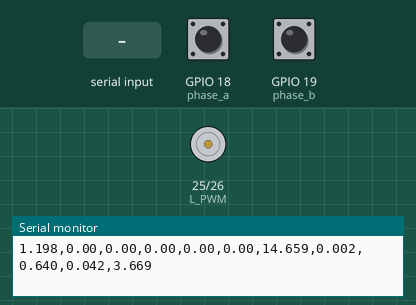
This sketch was run on a simulated ESP32. Shown: motor-driver pin pairs drawn as motors (green arrow = first pin HIGH = forward, orange = second pin HIGH = backward, longer = more drive), the last lines printed to the serial monitor. The test bench sets the inputs (shaded band); at power-on: GPIO 18 (phase_a) HIGH, GPIO 19 (phase_b) HIGH.

Above: at 1.2 s.
1.3 s: "1\n" received over Serial
At 2.06 s:
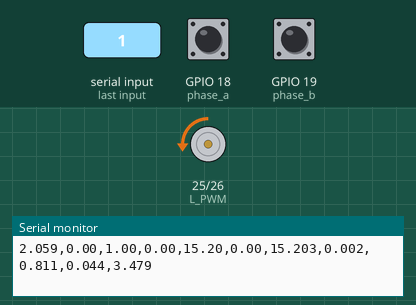
4.3 s: GPIO 18 (phase_a) pulled LOW for 0.15 s
At 6.8 s:
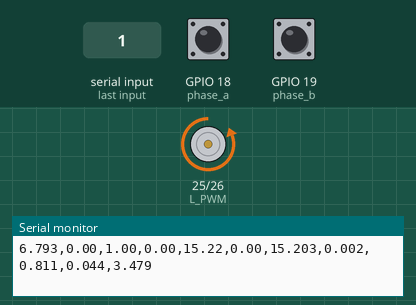
Timing chart, 0 to 8.3 s (numbered marks = the images above; inputs shaded):
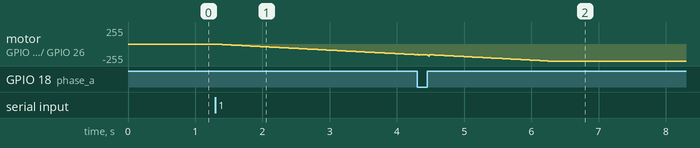

The sketch:

ANN_PID.ino
```cpp
// ==================== CHÂN KẾT NỐI ====================
const uint8_t R_PWM = 26;
const uint8_t L_PWM = 25;
const uint8_t phase_a = 18;
const uint8_t phase_b = 19;

// ==================== BIẾN TOÀN CỤC ====================
volatile long pulse = 0;
volatile float setpoint = 0;

// PID vị trí (vòng ngoài) - GIÁ TRỊ NÀY SẼ BỊ GHI ĐÈ BỞI ANN
volatile float kp_pos = 1, ki_pos = 1, kd_pos = 1;

// PID vận tốc (vòng trong) - GIÁ TRỊ NÀY SẼ BỊ GHI ĐÈ BỞI ANN
volatile float kp_vel = 1, ki_vel = 1, kd_vel = 0; // kd_vel không được ANN tính, giữ nguyên 0

// Biến trung gian
volatile float pos_now = 0, pos_prev = 0;
volatile float velocityReq = 0, current_vel = 0;
volatile float output = 0, pwm = 0;
volatile float error_pos = 0, error_pos_prev = 0;
volatile float error_vel = 0, error_vel_prev = 0;
volatile float integral_pos = 0, integral_vel = 0;
volatile float pos_vel_cal = 0, delta_error_vel = 0;
volatile float delta_error_pos = 0;
volatile float Delta = 0.01; // Ts = 10ms mặc định
unsigned long last_time = 0;
String inputString = "";
bool newData = false;

// ==================== NGẮT ENCODER ====================
void IRAM_ATTR encoderISR() {
  if (digitalRead(phase_a) == digitalRead(phase_b))
    pulse--;
  else
    pulse++;
}

float VelCalculate(float Pos_now, float delta) {
  float Current_vel = (Pos_now / 200) / delta * 60;
  return Current_vel;
}


// ==================== NORMALIZATION & ANN ====================
const int n_inputs = 4;
// CÁC GIÁ TRỊ CHUẨN HÓA MỚI ĐÃ CẬP NHẬT
float x_mean[n_inputs] = {57.86237565, -19.95368601, -3.49094143, -2.98063114};
float x_std[n_inputs]  = {11214.51364636, 729.25088412, 305.74467692, 267.05022006};

const float NORM_EPS = 1e-8;

void normalize(float input[4], float output[4]) {
  for(int i=0;i<4;i++){
    output[i] = (input[i] - x_mean[i]) / (x_std[i] + NORM_EPS);
  }
}

// --- Layer 0 ---
const int L0_IN = 4;
const int L0_OUT = 8;
float W0[L0_IN][L0_OUT] = {
    { 0.03182799, 0.01378257, 0.00715465, -1.09894957, -0.10325591, 1.24757084, 0.00590211, 0.1686597 },
    { 0.24790379, 0.092559, 0.12168752, 0.10881395, 0.91771539, -0.07279743, -0.10457972, -0.25497047},
    {-0.65364869, -0.93211083, 1.16029773, -0.3696174, -1.09545171, -0.03792048, -1.41449909, 0.65886544},
    {-0.45458242, 0.37232029, -0.55970326, -0.07290906, -0.02459998, 0.22995356, 1.91573771, 0.43143413}
};
float layer0_bias[L0_OUT] = {
    0.03824704, 0.0354973, 0.02438357, -1.0198066, -0.01444324, -1.07167886, 0.04431007, -0.00506205
};

// --- Layer 3 ---
const int L3_IN = 8;
const int L3_OUT = 16;
float W3[L3_IN][L3_OUT] = {
    {-7.78635219e-02, 6.68201856e-02, 2.17776541e-01, 3.21136049e-02, -9.48780943e-02, -4.45454624e-01, -4.34199951e-01, 2.07637550e-01, 8.21334671e-02, 2.40299043e-05, -5.31410089e-01, -9.50018458e-02, 2.57961167e-02, -1.50406225e-01, -9.56299838e-02, 8.75508088e-02},
    {-1.44153208e-02, 1.18487616e-01, -3.13023295e-02, -1.32534722e-01, 3.08536631e-02, -3.72650504e-01, -6.08266453e-01, -2.18067885e-02, -1.49572121e-01, -4.19361105e-05, -4.35780367e-01, -1.00585884e-01, 1.82950698e-01, -1.80249321e-01, 4.13919456e-02, 8.70929307e-02},
    { 8.78927804e-02, -9.28456269e-03, 6.00744588e-03, 8.27059208e-03, -4.12857967e-02, -1.59829020e-01, -9.06046495e-01, -1.29245276e-03, 3.14446051e-02, 4.62557074e-05, -8.35405112e-01, 3.57875928e-02, 1.93993872e-02, 8.13783456e-02, -4.70184743e-02, -9.20404821e-03},
    { 7.72702907e-01, -1.95087201e-01, -9.36385763e-02, -5.24457309e-01, 1.99342443e-01, 7.03878105e-01, 3.39926589e-02, -1.08722169e-01, -3.16641032e-01, 6.22960836e-05, 2.27032504e-02, -1.11461083e-01, -1.85895041e-01, -2.39482808e-01, -2.06616751e-01, -1.88103628e-01},
    {-1.38761021e-01, 1.15984864e-02, -1.18947958e-01, 2.19687000e-02, -2.44859506e+00, 4.87021901e-02, 9.32987805e-02, -8.10009699e-02, 1.40629499e-02, 1.98261933e-05, 1.09424312e-01, -9.35423762e-02, -8.55588814e-03, 2.03362043e-01, 2.54915575e-01, 4.51075509e-02},
    { 6.49777718e-01, -2.21459788e-01, -1.99417511e-01, -2.97569148e-01, 1.86459062e-01, 6.10719738e-01, 9.05406585e-02, -1.59043922e-01, -2.48857472e-04, -5.88296631e-05, 7.75116127e-02, -3.62717020e-01, -2.61225694e-01, -2.67914920e-02, -2.33112454e-01, -2.14013810e-01},
    {-2.96249966e-02, 1.37379678e-02, 4.98719374e-02, 5.29477807e-02, -2.05725149e-02, -1.12534592e-01, -1.89560940e-01, 4.67641516e-02, -2.21231834e+00, 4.24152041e-06, -2.54807785e-01, 9.46341281e-02, -8.20178415e-03, 2.73699976e-02, -1.18627925e-01, 1.96511125e-02},
    {-4.16466705e-02, 1.19371002e-01, 4.31063618e-02, -5.10829830e-03, -8.15228539e-01, -9.91664414e-03, -1.30649355e-02, 7.05010830e-02, -8.14667727e-02, -4.32374598e-05, -8.02280204e-03, -5.10291522e-02, 6.92789993e-02, -5.73755335e-02, 1.89235533e-01, 7.35231217e-02}
};
float layer3_bias[L3_OUT] = {
    -1.79257373, 0.07263313, 0.11718118, 0.02287642, 0.16025795, -1.20119945, 0.22086069, 0.05388956,
    0.11658871, -0.09233825, 0.22705227, 0.03230952, 0.18559679, 0.15248552, 0.02428808, 0.13517814
};

// --- Layer 6 ---
const int L6_IN = 16;
const int L6_OUT = 5;
float W6[L6_IN][L6_OUT] = {
    { 5.18317369e+00, 5.01138267e-03, 4.99263889e-02, 4.47826444e-02, -2.13574541e+00},
    { 8.98719450e-01, 1.14448638e-03, 2.99126628e-01, 3.80084668e-03, -3.56185859e-01},
    { 6.56357597e-01, 1.07254829e-05, 5.04908616e-01, -1.87961040e-02, -4.85114157e-01},
    { 3.25157004e+00, 2.34079453e-03, 1.00130173e+00, -9.09131893e-04, -7.94645421e-01},
    {-3.14584833e+00, -2.83357560e-03, -4.50361281e-01, -1.62817468e-02, 2.50653294e+00},
    { 3.72664575e+00, 4.43977187e-03, -2.31151944e-01, 6.65028334e-02, 5.92022589e-01},
    { 4.87820854e+00, 2.42985968e-03, 4.02443616e-02, 3.22289608e-02, -1.59938752e+00},
    { 9.84125581e-01, 1.14496706e-03, 5.91107124e-01, -4.90928283e-04, -2.40062844e-01},
    { 5.09357783e+00, 7.58679160e-03, 1.52346979e+00, 1.88465465e-02, -1.43757585e+00},
    { 2.51335158e-02, -9.80846429e-04, 1.19523806e-02, 2.59944579e-02, -5.12026791e-02},
    { 4.61450476e+00, 2.03621105e-03, 1.85671192e-01, 2.49009687e-02, -2.08682648e+00},
    { 2.39673145e+00, 4.25223728e-03, 1.15476789e+00, 2.72276074e-03, -4.46349972e-01},
    { 5.66365893e-01, -8.50551614e-04, 2.17798190e-01, -1.56143063e-02, -5.03992233e-01},
    { 2.94293062e-01, -1.97485148e-03, 1.44167643e-01, -1.70123298e-02, -7.78610440e-01},
    { 1.42373599e+00, 3.22186894e-03, 6.31679292e-01, 2.12651849e-03, -2.84817647e-01},
    { 6.73829628e-01, -5.21304831e-05, 3.41124194e-01, -6.61806814e-03, -4.27870096e-01}
};
float layer6_bias[L6_OUT] = {
    1.30175214e+01, 1.28455415e-03, 3.52528198e-01, 4.38829940e-02, 4.26790113e+00
};

// --- Activation ---
float relu(float x){ return (x>0)?x:0; }
float linear(float x){ return x; }

// ==================== Forward Pass ====================
void predict(float input[4], float output[5]){
  float x_norm[4];
  normalize(input, x_norm);

  // Tính toán Layer 0
  float L0_out[L0_OUT];
  for(int i=0;i<L0_OUT;i++){ // Lặp qua OUTPUT (8 nơ-ron)
    L0_out[i] = layer0_bias[i];
    for(int j=0;j<L0_IN;j++){ // Lặp qua INPUT (4 nơ-ron)
      L0_out[i] += W0[j][i] * x_norm[j];
    }
    L0_out[i] = relu(L0_out[i]);
  }

  // Tính toán Layer 3
  float L3_out[L3_OUT];
  for(int i=0;i<L3_OUT;i++){ // Lặp qua OUTPUT (16 nơ-ron)
    L3_out[i] = layer3_bias[i];
    for(int j=0;j<L3_IN;j++){ // Lặp qua INPUT (8 nơ-ron)
      L3_out[i] += W3[j][i] * L0_out[j];
    }
    L3_out[i] = relu(L3_out[i]);
  }

  // Tính toán Layer 6 (Output)
  for(int i=0;i<L6_OUT;i++){ // Lặp qua OUTPUT (5 nơ-ron)
    output[i] = layer6_bias[i];
    for(int j=0;j<L6_IN;j++){ // Lặp qua INPUT (16 nơ-ron)
      output[i] += W6[j][i] * L3_out[j];
    }
    output[i] = linear(output[i]);
  }
}

// ==================== SETUP ====================
void setup() {
  Serial.begin(115200);
  pinMode(R_PWM, OUTPUT);
  pinMode(L_PWM, OUTPUT);
  pinMode(phase_a, INPUT_PULLUP);
  pinMode(phase_b, INPUT_PULLUP);
  attachInterrupt(phase_a, encoderISR, CHANGE);

  ledcAttach(R_PWM, 20000, 8);
  ledcAttach(L_PWM, 20000, 8);
  ledcWrite(R_PWM, 0);
  ledcWrite(L_PWM, 0);

  Serial.println("BOOT_OK");
  Serial.println("time,error_pos,delta_error_pos,error_vel,delta_error_vel,kp_pos,ki_pos,kd_pos,kp_vel,ki_vel");
  last_time = millis();
}

// ==================== MAIN LOOP ====================
void loop() {
  unsigned long now = millis();

  while (Serial.available()) {
    char c = Serial.read();
    if (c == '\n') {
      newData = true;
    } else {
      inputString += c;
    }
  }

  if (newData) {
    setpoint = inputString.toDouble();
    inputString = "";
    newData = false;
  }


  // --- PID LOOP ---
  if ((now - last_time) >= (Delta * 1000)) {
    noInterrupts();
    pos_now = pulse;
    pos_vel_cal = pos_now - pos_prev;
    interrupts();
    float t = now / 1000.0;

    // --- BƯỚC 1: TÍNH TOÁN LỖI VÀ ĐẦU VÀO ANN ---
    error_pos = setpoint - pos_now;
    delta_error_pos = error_pos - error_pos_prev;


    // kd_vel vẫn giữ giá trị 0.0 (hoặc giá trị được đặt thủ công)

    // --- BƯỚC 3: VÒNG PID VỊ TRÍ (Vòng ngoài) ---
    integral_pos += error_pos * Delta;
    integral_pos = constrain(integral_pos, -1000, 1000);
    float derivative_pos = (error_pos - error_pos_prev) / Delta;
    // Tính velocityReq mới (setpoint cho vòng vận tốc)
    velocityReq = kp_pos * error_pos + ki_pos * integral_pos + kd_pos * derivative_pos;
    velocityReq = constrain(velocityReq, -3000, 3000);

    // --- BƯỚC 4: VÒNG PID VẬN TỐC (Vòng trong) ---
    // error_vel đã được tính ở BƯỚC 1. Tiếp tục tính toán vòng vận tốc.

    current_vel = VelCalculate(pos_vel_cal, Delta);
    // error_vel ở đây dùng velocityReq từ bước lặp trước (Đúng cho ANN tuning)
    error_vel = velocityReq - current_vel;
    delta_error_vel = error_vel - error_vel_prev;
    pos_vel_cal = 0; // Đặt lại sau khi tính toán


    integral_vel += error_vel * Delta;
    integral_vel = constrain(integral_vel, -1000, 1000);
    float derivative_vel = (error_vel - error_vel_prev) / Delta;

    // Tính toán đầu ra PWM
    output = kp_vel * error_vel + ki_vel * integral_vel + kd_vel * derivative_vel;
    output = constrain(output, -255, 255);
    pwm = output;

    // --- BƯỚC 2: DỰ ĐOÁN HỆ SỐ PID BẰNG ANN ---
    float ann_input[4] = {error_pos, delta_error_pos, error_vel, delta_error_vel};
    float pid_out[5];
    predict(ann_input, pid_out);

     // Cập nhật hệ số PID từ ANN
    kp_pos = pid_out[0]; ki_pos = pid_out[1]; kd_pos = pid_out[2];
    kp_vel = pid_out[3]; ki_vel = pid_out[4];

    // --- BƯỚC 5: ĐIỀU KHIỂN ĐỘNG CƠ VÀ CẬP NHẬT BIẾN ---
    if (pwm > 0) {
      ledcWrite(R_PWM, pwm);
      ledcWrite(L_PWM, 0);
    } else {
      ledcWrite(R_PWM, 0);
      ledcWrite(L_PWM, -pwm);
    }

    // --- BƯỚC 6: CẬP NHẬT GIÁ TRỊ LẶP ---
    pos_prev = pos_now;
    error_pos_prev = error_pos;
    error_vel_prev = error_vel;
    last_time = now;

    // --- GHI DỮ LIỆU ---
    Serial.print(t, 3); Serial.print(",");
    Serial.print(pos_now); Serial.print(",");
    Serial.print(error_pos); Serial.print(",");
    Serial.print(delta_error_pos); Serial.print(",");
    Serial.print(error_vel); Serial.print(",");
    Serial.print(delta_error_vel); Serial.print(",");
    Serial.print(kp_pos, 3); Serial.print(",");
    Serial.print(ki_pos, 3); Serial.print(",");
    Serial.print(kd_pos, 3); Serial.print(",");
    Serial.print(kp_vel, 3); Serial.print(",");
    Serial.println(ki_vel, 3);
  }
}
```
